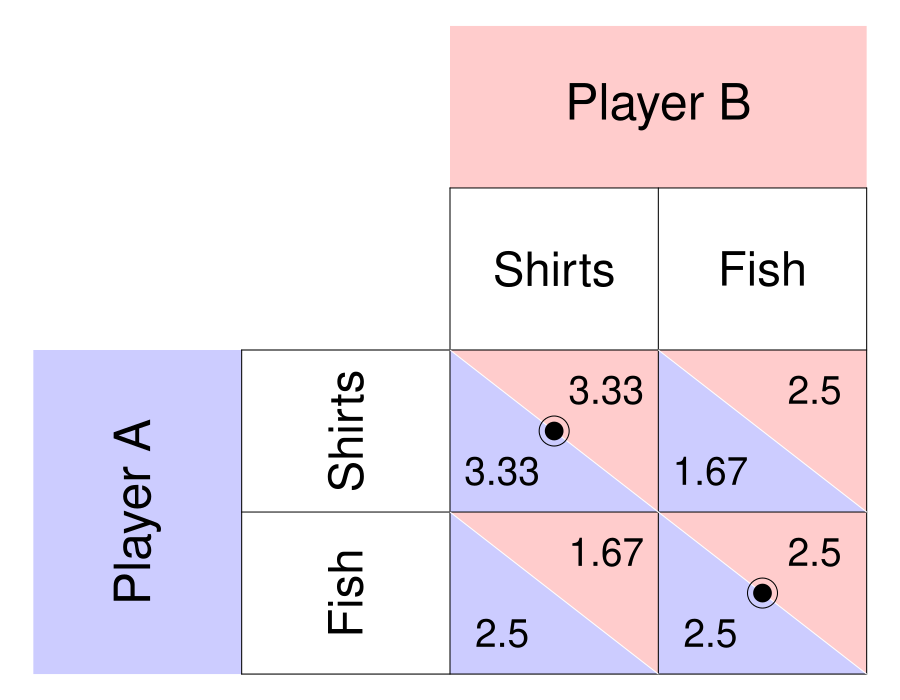

R code for this plot:
require(ggplot2)
require(shape)
pdf(file = "specprodexch/matrix_eos_fish_shirts.pdf", width = 9, height = 7)

par(mar =  c(0, 0, 0, 0))
xlims <- c(0, 8)
ylims <- c(0, 8)

#TextSizes
PlayerSize <- 3
StratSize <- 2.8
PayoffSize <- 3
p1fadelevel <- 0.2
p2fadelevel <- 0.2


#Payoffs are listed as c("NW", "SW", "NE", "SE")

#Considerations for Player 1
P1Name <- c("Player A")
P1Strat <- c("Shirts", "Fish")
P1Payoffs <- c("3.33", "2.5", "1.67", "2.5")
P1BR1 <- c("NW") #Must be NW or SW - the BR prints accordingly. 
P1BR2 <- c("SE") #Must be NE or SE - the BR prints accordingly. 
#NW = (5, 3); SW = (5,1); NE = (7, 3); SE = (7, 1)
P1bestsize <- 2.5 #Adjusts size of point indicating best response of P1

#Considerations for Player 2
P2Name <- c("Player B")
P2Strat <- c("Shirts", "Fish")
P2Payoffs <- c("3.33", "1.67", "2.5", "2.5")
P2BR1 <- c("NW") #Must be NW or SW - the BR prints accordingly. 
P2BR2 <- c("SE") #Must be NE or SE - the BR prints accordingly. 
P2bestsize <- 4 #Adjusts size of circle indicating best response of P2

plot(0, 0, xlim = xlims, ylim = ylims, type = "n",
     xlab = expression(""),
     ylab = expression(""),
     xaxt = "n", 
     yaxt = "n", 
     cex.lab = 2, 
     bty = "n")



#Color and label for Player 1 and their strategies
polygon(c(0,0,2,2,0), c(0,4,4,0,0), col=rgb(0, 0, 1, p1fadelevel), density=NULL, border = NA)
text(1, 2, P1Name[1], srt = 90, cex = PlayerSize)

text(3, 3, P1Strat[1], cex = StratSize, srt = 90)
text(3, 1, P1Strat[2], cex = StratSize, srt = 90)


#Color and label for Player 2
polygon(c(4,4,8,8,4), c(8,6,6,8,8), col=rgb(1, 0, 0, p2fadelevel), density=NULL, border = NA)
text(6, 7, P2Name[1], cex = PlayerSize)

text(5, 5, P2Strat[1], cex = StratSize)
text(7, 5, P2Strat[2], cex = StratSize)

#NorthWest cell 
#P1
polygon(c(4,4,6,4), c(4,2,2,4), col=rgb(0, 0, 1, p1fadelevel), density=NULL, border = NA)
#P2
polygon(c(4,6,6,4), c(4,4,2,4), col=rgb(1, 0, 0, p2fadelevel), density=NULL, border = NA)

#P1
text(4.5, 2.5, P1Payoffs[1], cex = PayoffSize)
#P2
text(5.5, 3.5, P2Payoffs[1], cex = PayoffSize)

#SouthWest cell  
#P1
polygon(c(4,4,6,4), c(2,0,0,2), col=rgb(0, 0, 1, p1fadelevel), density=NULL, border = NA)
#P2
polygon(c(4,6,6,4), c(2,2,0,2), col=rgb(1, 0, 0, p2fadelevel), density=NULL, border = NA)

#P1
text(4.5, 0.5, P1Payoffs[2], cex = PayoffSize)
#P2
text(5.5, 1.5, P2Payoffs[2], cex = PayoffSize)


#NorthEast cell 
#P1
polygon(c(6,6,8,6), c(4,2,2,4), col=rgb(0, 0, 1, p1fadelevel), density=NULL, border = NA)
#P2
polygon(c(6,8,8,6), c(4,4,2,4), col=rgb(1, 0, 0, p2fadelevel), density=NULL, border = NA)
#P1
text(6.5, 2.5, P1Payoffs[3], cex = PayoffSize)
#P2
text(7.5, 3.5, P2Payoffs[3], cex = PayoffSize)

#SouthEast cell 
#P1
polygon(c(6,6,8,6), c(2,0,0,2), col=rgb(0, 0, 1, p1fadelevel), density=NULL, border = NA)
#P2
polygon(c(6,8,8,6), c(2,2,0,2), col=rgb(1, 0, 0, p2fadelevel), density=NULL, border = NA)
#P1
text(6.5, 0.5, P1Payoffs[4], cex = PayoffSize)
#P2
text(7.5, 1.5, P2Payoffs[4], cex = PayoffSize)


#Lines for the Table
segments(8, 0, 8, 6, lty = 1, col = "black")
segments(4, 6, 8, 6, lty = 1, col = "black")
segments(2, 0, 2, 4, lty = 1, col = "black")
segments(2, 0, 8, 0, lty = 1, col = "black")
segments(2, 4, 8, 4, lty = 1, col = "black")
segments(4, 0, 4, 6, lty = 1, col = "black")
segments(2, 2, 8, 2, lty = 1, col = "black")
segments(6, 0, 6, 6, lty = 1, col = "black")

#Diagonals
#NW
segments(4, 4, 6, 2, lty = 1, col = "white")
#NE
segments(6, 4, 8, 2, lty = 1, col = "white")
#SW
segments(4, 2, 6, 0, lty = 1, col = "white")
#Se
segments(6, 2, 8, 0, lty = 1, col = "white")


#Best responses 
#P1 
if (P1BR1[1] == "NW"){
  points(5, 3, pch = 16, col = "black", cex = P1bestsize)
} else{points(5, 1, pch = 16, col = "black", cex = P1bestsize)
}

if (P1BR2[1] == "NE"){
  points(7, 3, pch = 16, col = "black", cex = P1bestsize)
} else{points(7, 1, pch = 16, col = "black", cex = P1bestsize)
}


#P2
if (P2BR1[1] == "NW"){
  points(5, 3, pch = 1, col = "black", cex = P2bestsize)
} else{points(7, 3, pch = 1, col = "black", cex = P2bestsize)
}

if (P2BR2[1] == "SW"){
  points(5, 3, pch = 1, col = "black", cex = P2bestsize)
} else{points(7, 1, pch = 1, col = "black", cex = P2bestsize)
}

dev.off()
